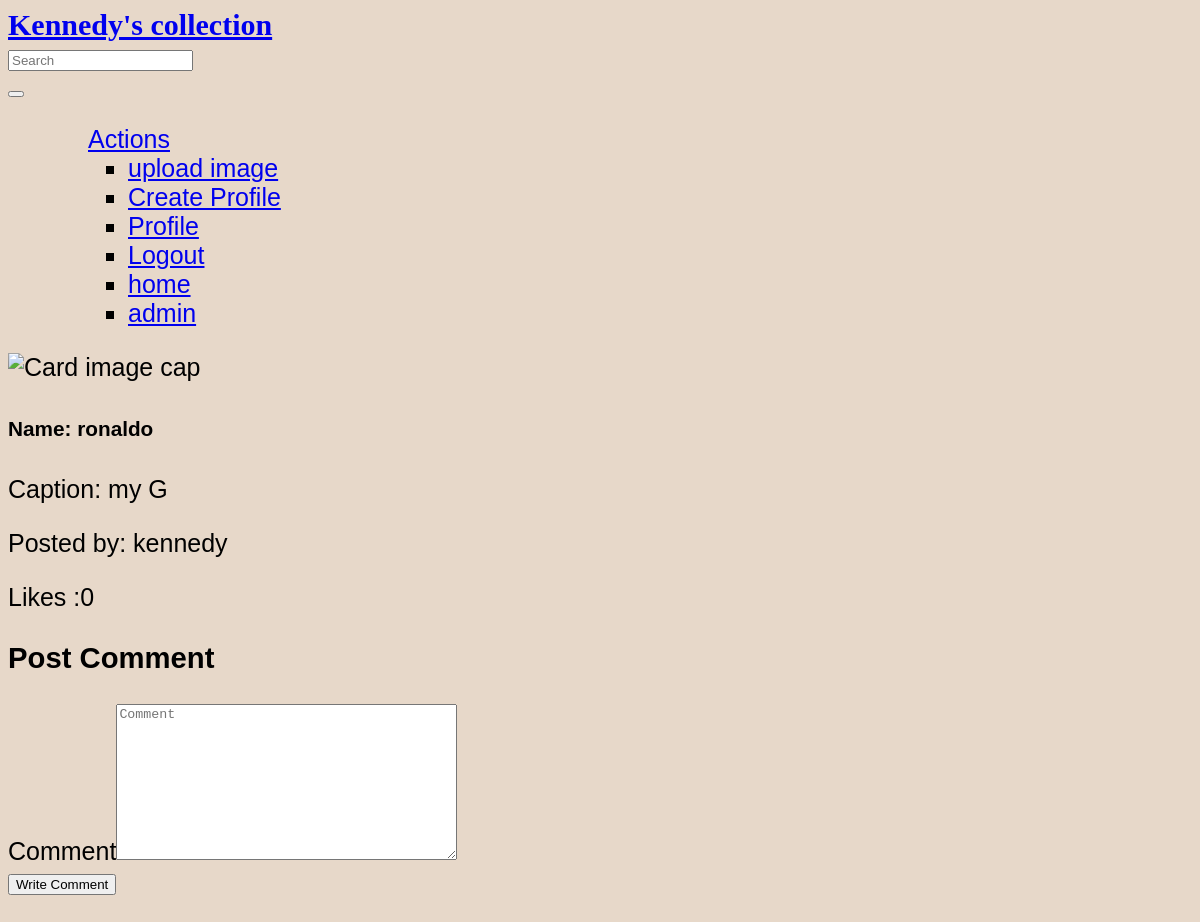
/image/2 (signed in), run on the app's committed database.
### store/models.py (models this page shows, shortened)
class Image(models.Model):
    image=models.ImageField(upload_to = 'images/')
    image = CloudinaryField('image')
    name=models.CharField(max_length = 100)
    caption=models.CharField(max_length = 100,blank=True)
    profile=models.ForeignKey(Profile,on_delete=models.CASCADE)
    @classmethod
    def get_image_by_id(cls,image_id):
        images=cls.objects.get(id=image_id)
        return images

class Profile(models.Model):
    user=models.OneToOneField(User,on_delete=models.CASCADE)
    profile_pic=models.ImageField(upload_to = 'images/')
    profile_pic = CloudinaryField('image')
    bio=models.CharField(max_length = 100)

### store/views.py (the view)
# urls.py: path('image/<int:id>',views.one_image,name='single_image'),
@login_required(login_url='/accounts/login/')
def one_image(request, id):
    current_user = request.user
    image = Image.objects.get(pk=id)
    no_of_likes = image.like_set.all().count()
    comments = Comments.objects.filter(image_id=id).all()
    current_user = request.user
    image = Image.get_image_by_id(id)
    if request.method=='POST':
        form = CommentForm(request.POST)
        if form.is_valid():
            comment = form.save(commit=False)
            comment.user_id = current_user
            comment.image_id = image
            comment.save()
            comment = form.cleaned_data['comment']
    else:
        form= CommentForm()
    return render(request,'singlepost.html',{"image":image, "comments":comments, "no_of_likes":no_of_likes,"form":form})

### store/forms.py
class CommentForm(forms.ModelForm):
    class Meta:
        model = Comments
        exclude = ['image', 'user']
        fields = ('comment',)

### store/templates/singlepost.html (shortened to what this page needs)
{% extends 'base.html' %}
{% load bootstrap4 %}
{%block content%}
<div class="container">
  <div class="row">
    <div class="col-md-5">
      <div class="card " >
          <img class="card-img-top" src="{{image.image.url}}" alt="Card image cap" id="">
          <div class="card-body">
            <h5 class="card-title">Name: {{image.name}}</h5>
            <p class="card-text">Caption: {{image.caption}}</p>
            <p class="card-text">Posted by: {{image.profile.user.username}}</p>
            <p class="card-text">Likes :{{no_of_likes}}</p>
          </div>
      </div>
    </div>
    <div class="col-md-7">
      <h3>Post Comment</h3>
      <form  action="{%url 'single_image'  image.id%}" method="POST">
      {% bootstrap_form form %}
      <input type="submit" class="btn btn-primary btn-lg" value="Write Comment">
    </form>
  </div>
  </div>
        <br />
        <br />
</div>
{% endblock %}

### static/css/index.css (style rules this page uses)
body { background-color:peru; font-family: ''; }
body { background-color: #E7D8C9; font-family: 'Reem Kufi', sans-serif; color: black; font-size : 25px; }

### data on the page
Image: name "ronaldo", caption "my G", profile.user.username "kennedy"

### other printed values
{{ no_of_likes }} "0"
